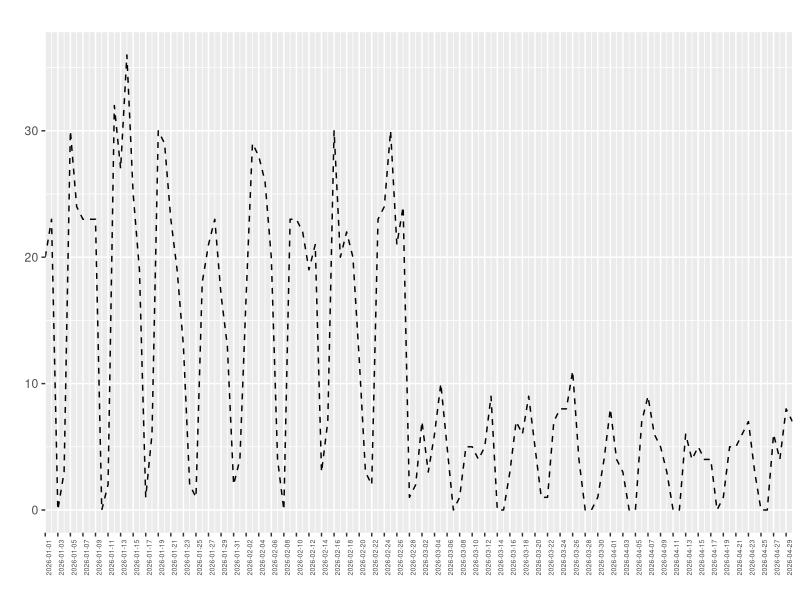
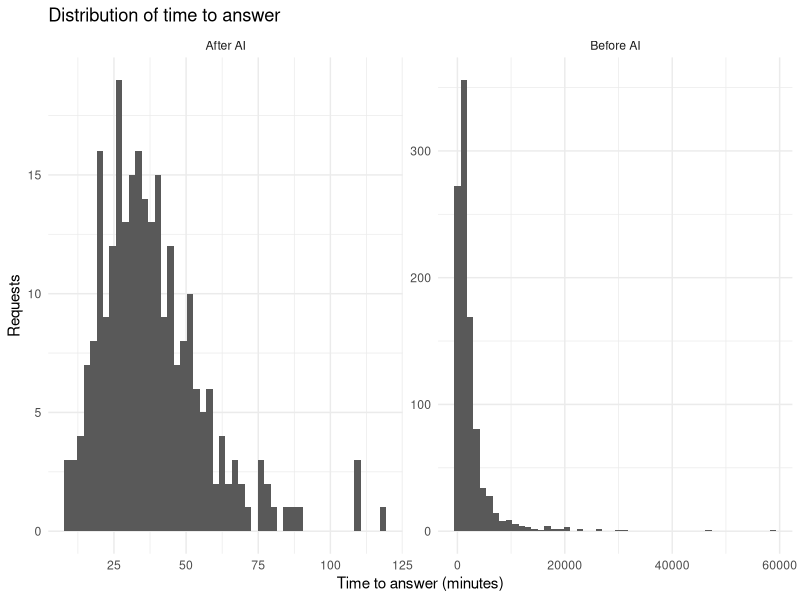

These charts were generated, in order, by the following R code:
## ---- chunk 1
# setup
library(tidyverse)
library(scales)
library(lubridate)

set.seed(123)

launch_date <- as.Date("2026-03-01")

dates <- seq(
  as.Date("2026-01-01"),
  as.Date("2026-04-30"),
  by = "day"
)

# Weekly seasonality
weekday_effect <- c(
  "Monday"    = 1.20,
  "Tuesday"   = 1.25,
  "Wednesday" = 1.20,
  "Thursday"  = 1.15,
  "Friday"    = 0.90,
  "Saturday"  = 0.15,
  "Sunday"    = 0.15
)

mean_weekday_effect <- mean(weekday_effect)

# Daily request data
data_daily <- tibble(
  date = dates
) %>%
  mutate(
    period = if_else(
      date < launch_date,
      "Before AI",
      "After AI"
    ),

    weekday = weekdays(date),

    seasonality = weekday_effect[weekday],

    expected_daily_requests = if_else(
      period == "Before AI",
      120 / 7 *
        seasonality /
        mean_weekday_effect,
      29 / 7 *
        seasonality /
        mean_weekday_effect
    ),

    requests = rpois(
      n(),
      expected_daily_requests
    )
  )

# Individual request data
data_requests <- data_daily %>%
  select(
    date,
    period,
    requests
  ) %>%
  uncount(
    requests,
    .id = "request_number"
  ) %>%
  group_by(period) %>%
  mutate(
    raw_time_to_answer = case_when(

      period == "Before AI" ~
        exp(
          rnorm(
            n(),
            mean = log(1252),
            sd = 1.15
          )
        ),

      period == "After AI" ~
        exp(
          rnorm(
            n(),
            mean = log(35),
            sd = 0.48
          )
        )
    ),

    target_median = if_else(
      period == "Before AI",
      1252,
      35
    ),

    time_to_answer_minutes =
      raw_time_to_answer *
      target_median /
      median(raw_time_to_answer)
  ) %>%
  ungroup() %>%
  mutate(
    time_to_answer_minutes =
      round(time_to_answer_minutes, 1),

    request_id = row_number()
  ) %>%
  select(
    request_id,
    date,
    period,
    time_to_answer_minutes
  )

summary(data_daily)
## ---- chunk 2
#| label: missing-values

data_requests %>%
  summarise(
    across(
      everything(),
      ~ sum(is.na(.))
    )
  )
## ---- chunk 3
#| label: daily-volume
#| fig-width: 14
#| fig-height: 4

ggplot(
  data_daily,
  aes(
    x = date,
    y = requests
  )
) +
  geom_line(
    linewidth = 0.5,
    lty = 'dashed'
  ) +
  scale_x_date(
    date_breaks = "2 days",
    expand = c(0, 0)
  ) +
  labs(
    title = "",
    x = "",
    y = ""
  ) +
  theme(
    axis.text.x = element_text(
      angle = 90,
      hjust = 1,
      size = 5
    ),
    axis.title = element_text(
      size = 9
    ),
    plot.title = element_text(
      size = 12
    )
  )
## ---- chunk 4
#| label: response-histogram
#| fig-width: 9
#| fig-height: 5

ggplot(
  data_requests,
  aes(
    x = time_to_answer_minutes
  )
) +
  geom_histogram(
    bins = 50
  ) +
  facet_wrap(
    ~ period,
    scales = "free"
  ) +
  labs(
    title = "Distribution of time to answer",
    x = "Time to answer (minutes)",
    y = "Requests"
  ) +
  theme_minimal()
